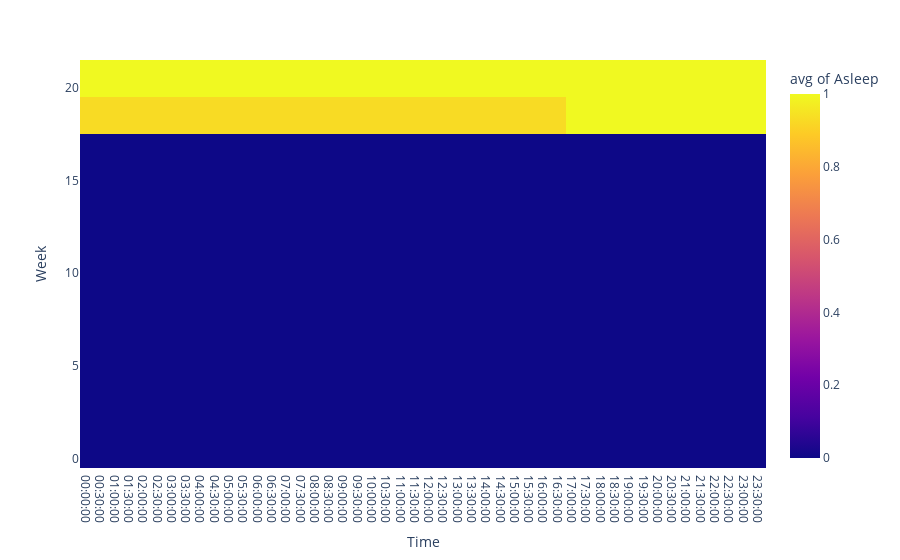

The notebook cell this image was saved under:
### Code cell
fig = px.density_heatmap(df_sleep_times, x="Time", y="Week", z="Asleep", histfunc="avg")
fig.show()

### Figure 1 — Plotly figure (JSON) as saved in the notebook; plotly's stock layout.template omitted (floating-point values rounded to 4 significant figures; data arrays with more than 128 entries replaced by an {"elided": "..."} marker saying what was removed)
{"data": [{"coloraxis": "coloraxis", "histfunc": "avg", "hovertemplate": "Time=%{x}<br>Week=%{y}<br>avg of Asleep=%{z}<extra></extra>", "name": "", "type": "histogram2d", "x": {"elided": "7056 str values"}, "xaxis": "x", "xbingroup": "x", "y": {"elided": "7056 int values"}, "yaxis": "y", "ybingroup": "y", "z": {"elided": "7056 int values"}}], "layout": {"coloraxis": {"colorbar": {"title": {"text": "avg of Asleep"}}, "colorscale": [[0, "#0d0887"], [0.1111, "#46039f"], [0.2222, "#7201a8"], [0.3333, "#9c179e"], [0.4444, "#bd3786"], [0.5556, "#d8576b"], [0.6667, "#ed7953"], [0.7778, "#fb9f3a"], [0.8889, "#fdca26"], [1, "#f0f921"]]}, "legend": {"tracegroupgap": 0}, "margin": {"t": 60}, "xaxis": {"anchor": "y", "domain": [0, 1], "title": {"text": "Time"}}, "yaxis": {"anchor": "x", "domain": [0, 1], "title": {"text": "Week"}}}}
